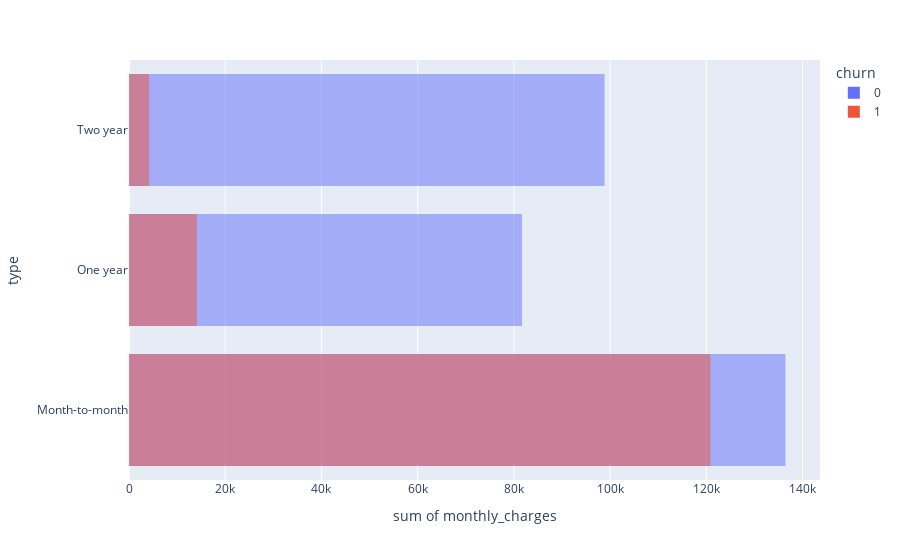

The notebook cell saved with this chart:
### Code cell
px.histogram(data, x='monthly_charges', y='type', color='churn', barmode='overlay')

### Figure 1 — Plotly figure (JSON) as saved in the notebook; plotly's stock layout.template omitted (floating-point values rounded to 4 significant figures; data arrays with more than 128 entries replaced by an {"elided": "..."} marker saying what was removed)
{"data": [{"alignmentgroup": "True", "bingroup": "y", "histfunc": "sum", "hovertemplate": "churn=0<br>sum of monthly_charges=%{x}<br>type=%{y}<extra></extra>", "legendgroup": "0", "marker": {"color": "#636efa", "opacity": 0.5, "pattern": {"shape": ""}}, "name": "0", "offsetgroup": "0", "orientation": "h", "showlegend": true, "type": "histogram", "x": {"elided": "5174 float values"}, "xaxis": "x", "y": {"elided": "5174 str values"}, "yaxis": "y"}, {"alignmentgroup": "True", "bingroup": "y", "histfunc": "sum", "hovertemplate": "churn=1<br>sum of monthly_charges=%{x}<br>type=%{y}<extra></extra>", "legendgroup": "1", "marker": {"color": "#EF553B", "opacity": 0.5, "pattern": {"shape": ""}}, "name": "1", "offsetgroup": "1", "orientation": "h", "showlegend": true, "type": "histogram", "x": {"elided": "1869 float values"}, "xaxis": "x", "y": {"elided": "1869 str values"}, "yaxis": "y"}], "layout": {"barmode": "overlay", "legend": {"title": {"text": "churn"}, "tracegroupgap": 0}, "margin": {"t": 60}, "xaxis": {"anchor": "y", "domain": [0, 1], "title": {"text": "sum of monthly_charges"}}, "yaxis": {"anchor": "x", "domain": [0, 1], "title": {"text": "type"}}}}
